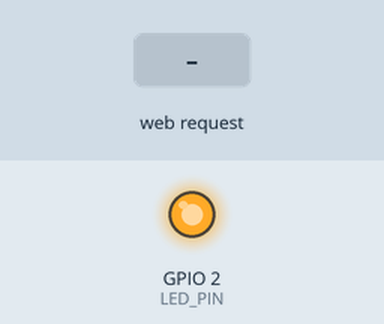
A sketch run on a simulated ESP8266 (NodeMCU). Parts: output pins drawn as LEDs (lit = HIGH). The test bench sets the inputs (shaded band). WiFi joins after 1.5 s; servers stay silent unless stated; what the sketch prints to the serial monitor is not drawn.

Above: at 2.7 s.
2.8 s: HTTP request GET /on received
At 3.2 s:
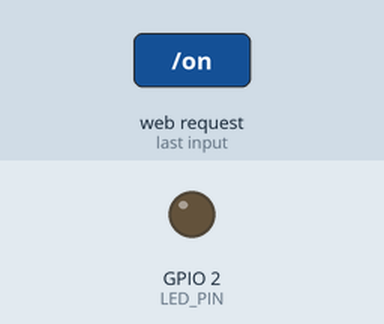
4.3 s: HTTP request GET /off received
At 5.6 s:
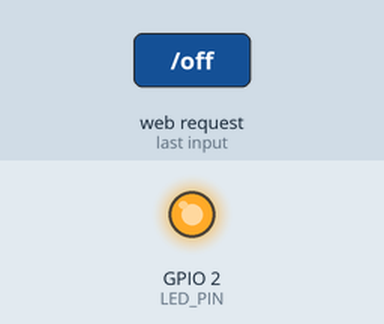
Timing chart, 0 to 7.3 s (numbered marks = the images above; inputs shaded):
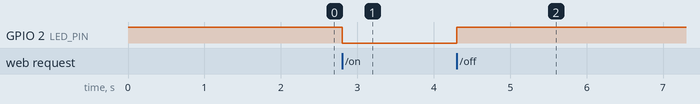

Measured:
- after the input at 2.8 s, GPIO 2 (LED_PIN): HIGH → LOW at once
- after the input at 4.3 s, GPIO 2 (LED_PIN): LOW → HIGH at once

The sketch:

esp8266Code.ino
```cpp
#include <ESP8266WiFi.h>
#include <ESP8266WebServer.h>

/* WiFi Credentials */
const char* ssid     = "Tanvir ahmed (chy)";
const char* password = "123456hhHH";

/* Web Server runs on port 80 */
ESP8266WebServer server(80);

/* Built-in LED pin */
#define LED_PIN LED_BUILTIN

/* Handler for /on */
void handleOn()
{
    digitalWrite(LED_PIN, LOW);   // LED ON (active LOW)
    server.send(200, "text/plain", "LED ON");
}

/* Handler for /off */
void handleOff()
{
    digitalWrite(LED_PIN, HIGH);  // LED OFF
    server.send(200, "text/plain", "LED OFF");
}

/* Handler for unknown URLs */
void handleNotFound()
{
    server.send(404, "text/plain", "Not Found");
}

void setup()
{
    Serial.begin(115200);
    pinMode(LED_PIN, OUTPUT);
    digitalWrite(LED_PIN, HIGH);  // LED OFF initially

    /* Connect to WiFi */
    WiFi.begin(ssid, password);
    Serial.print("Connecting to WiFi");

    while (WiFi.status() != WL_CONNECTED)
    {
        delay(500);
        Serial.print(".");
    }

    Serial.println("\nWiFi connected");
    Serial.print("ESP8266 IP Address: ");
    Serial.println(WiFi.localIP());

    /* Define URL routes */
    server.on("/on", handleOn);
    server.on("/off", handleOff);
    server.onNotFound(handleNotFound);

    /* Start server */
    server.begin();
    Serial.println("HTTP server started");
}

void loop()
{
    server.handleClient();
}
```
